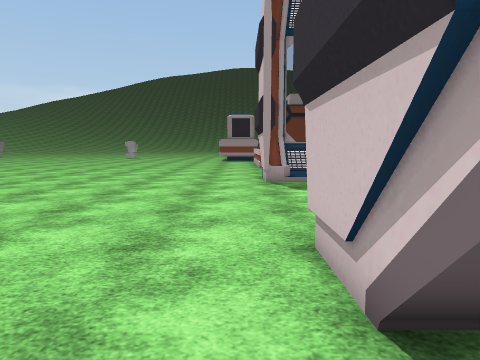
view 1 (above)

16 first-person views from a walk through a Unity game level. The camera is 1.4 m above the floor, tilts 6° down and sees 75° across. The floor is counted in squares, 1 m on a side. Each view is taken from the middle of a square. On the plan, view 1 faces up. The plan holds only what a view shows up to about 14 squares ahead; the rest is blank. The place goes on beyond the plan. The player is left out. Some surface patterns are stand-ins.

view 2
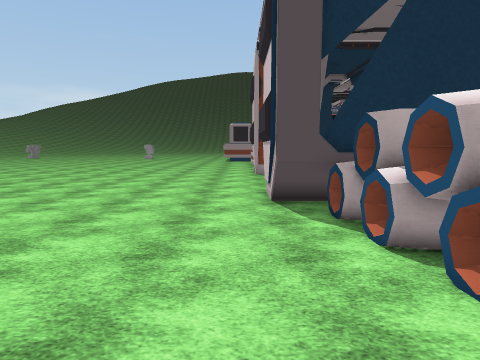

view 3
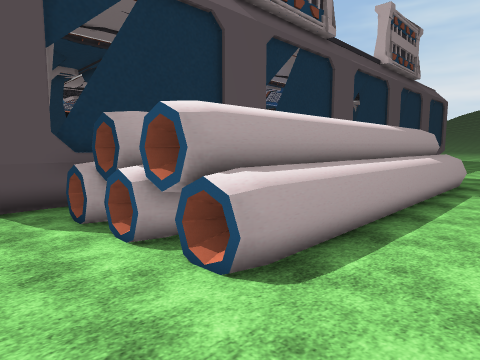

view 4
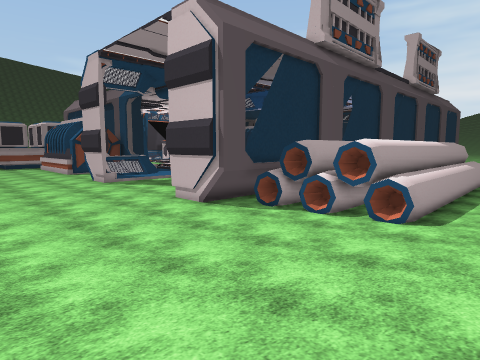

view 5
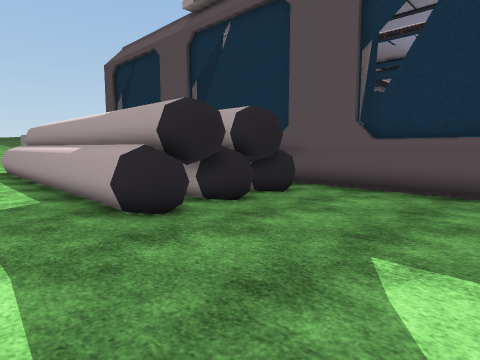

view 6
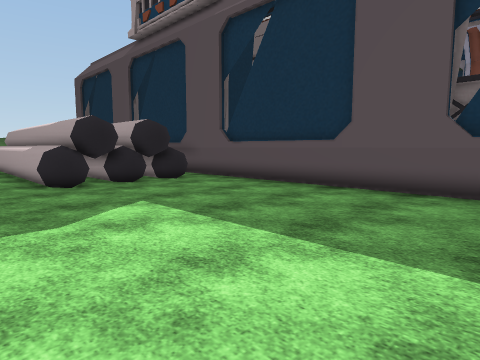

view 7
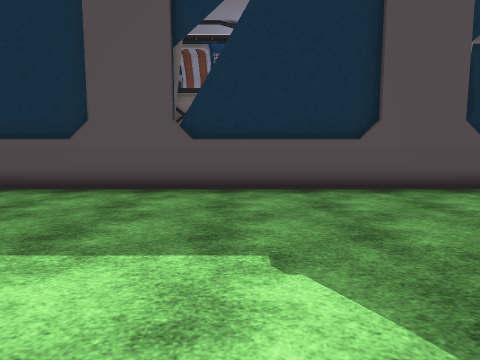

view 8
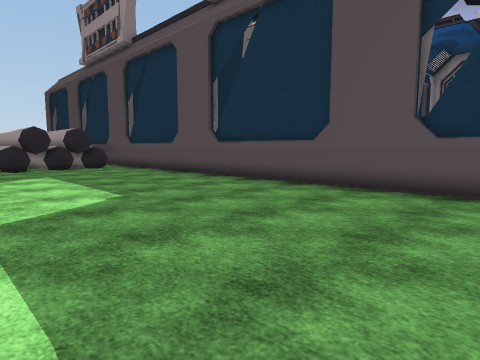

view 9
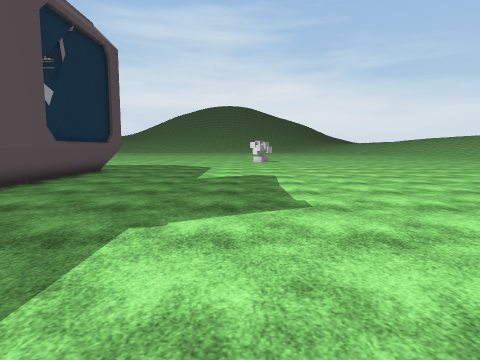

view 10
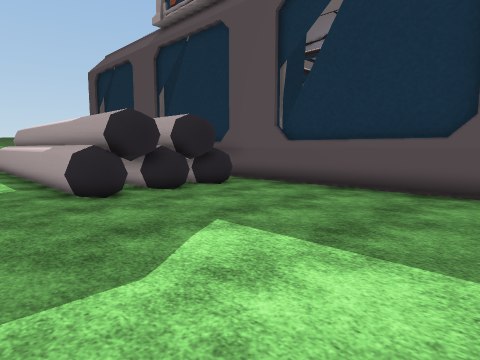

view 11
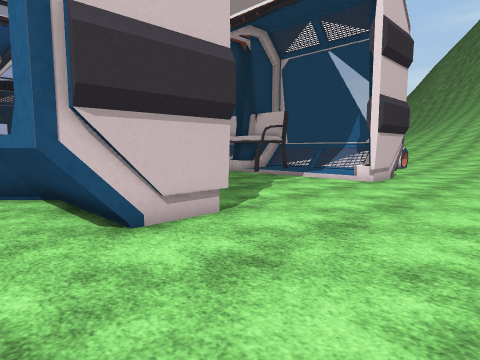

view 12
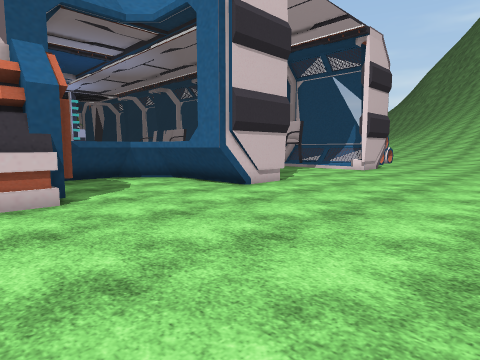

view 13
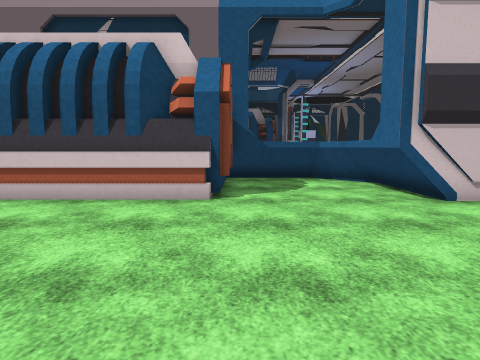

view 14
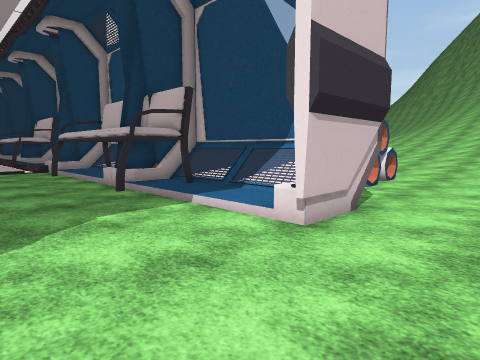

view 15
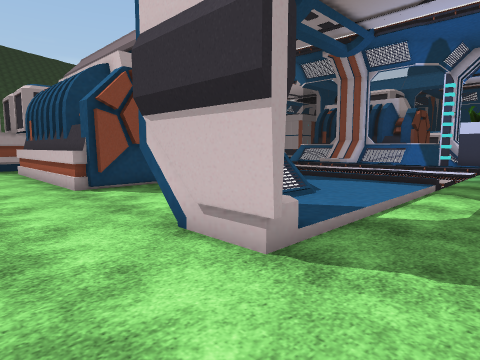

view 16
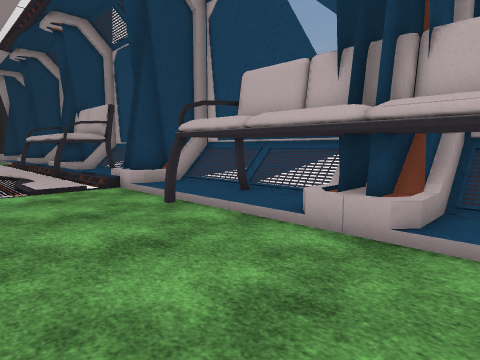

### Floor plan
Key: @ floor where view 1 was taken; # wall or solid block; . main floor; : floor 0.25 m higher than the main floor; + floor 0.5 m higher than the main floor; * floor 0.75 m higher than the main floor; / step, stairs or slope; = window, fence, low wall or low ledge; ^ raised ledge; O other object.
Columns run from 7 left of view 1 to 38 right of it. Each row starts with its distance up from view 1.
 24      ...#
 23 . ......#
 22  .......##
 21 ........###
 20 .........#####
 19 .............=/
 18  ............=/
 17  ............=/
 16  .......##==##/::
 15  .......# //==:::
 14 ........#/:::::::
 13 ........#/:::::::/:...
 12 ......................
 11 .................
 10 ............
  9 ............. . ...
  8  .........................
  7  ..............................
  6 .........................::::::
  5 ..............OOOOOOO....////OO
  4 ........#/::::OO#OOOO:::##:: O
  3 ........##::::OOOOOOO:::##        OO
  2 ........##/////## //////##=/////## ///// ##///
  1 ........###====#  #====#######################
  0  ......@..^             ^.....................
 -1  .........##^^        ^##.....................
 -2  :........##^         ^##.....................
 -3  :::......###        ####.....................
 -4 ::::::....###############.....................
 -5 ++:::::...^^^^^^^^^^^^^^^.....................
 -6  /++::::::....................................
 -7   +++::::::...................................
 -8 /  *+  +: ::              ....................

Where each view was taken, in squares from view 1:
view 1: 0 up, 0 right, facing up
view 2: 8 down, 0 right, facing up
view 3: 8 down, 0 right, facing up-right
view 4: 8 down, 7 left, facing up-right
view 5: 8 down, 23 right, facing up-left
view 6: 8 down, 29 right, facing up-left
view 7: 8 down, 29 right, facing up
view 8: 8 down, 38 right, facing up-left
view 9: 6 down, 24 right, facing right
view 10: 8 down, 26 right, facing up-left
view 11: 17 up, 4 left, facing down-right
view 12: 23 up, 7 left, facing down-right
view 13: 20 up, 7 left, facing right
view 14: 9 up, 2 left, facing down-right
view 15: 10 up, 2 left, facing up-right
view 16: 9 up, 7 right, facing down-right
